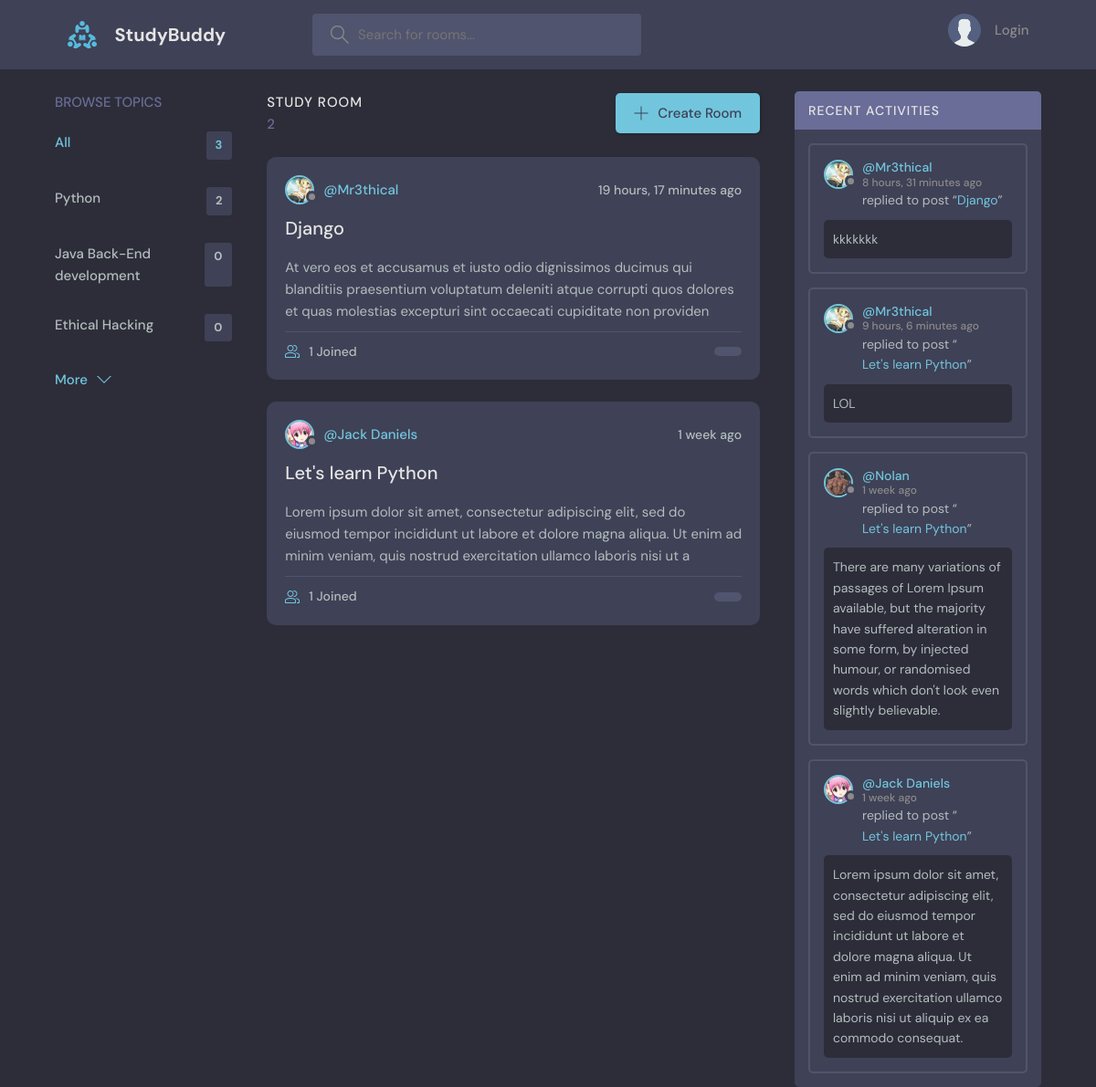
The page / on the database its author committed.
### base/models.py (models this page shows, shortened)
class Topic(models.Model):
    name = models.CharField(max_length=100)

class Room(models.Model):
    name = models.CharField(max_length=100)
    host = models.ForeignKey(get_user_model(), on_delete=models.SET_NULL, null=True)
    topics = models.ForeignKey(Topic, on_delete=models.CASCADE)
    description = models.TextField(null=True, blank=True)
    participants = models.ManyToManyField(get_user_model(), related_name='participants', blank=True)
    updated = models.DateTimeField(auto_now=True)
    created = models.DateTimeField(auto_now_add=True)
    class Meta:
        ordering = ['-updated', '-created']
    def __str__(self):
        return self.name

class CustomUser(AbstractBaseUser, PermissionsMixin):
    email = models.EmailField(unique=True)
    username = models.CharField(max_length=100, unique=True)
    bio = models.TextField(null=True)
    avatar = models.ImageField(null=True, default='avatar.svg')
    is_staff = models.BooleanField(default=False)
    is_active = models.BooleanField(default=True)
    objects = CustomUserManager()
    USERNAME_FIELD = 'email'
    REQUIRED_FIELDS = ['username']
    def __str__(self):
        return self.username

class Messages(models.Model):
    user = models.ForeignKey(get_user_model(), on_delete=models.CASCADE)
    room = models.ForeignKey(Room, on_delete=models.CASCADE)
    body = models.TextField()
    updated = models.DateTimeField(auto_now=True)
    created = models.DateTimeField(auto_now_add=True)
    class Meta:
        ordering = ['-updated', '-created']

### base/views.py (the view)
# urls.py: path('', views.home, name='home'),
def home(request):
    q = request.GET.get('q') if request.GET.get('q') else ''
    rooms = Room.objects.filter(
        Q(topics__name__icontains=q) |
        Q(name__icontains=q) |
        Q(description__icontains=q)
    )
    topics = Topic.objects.all()[0:5]
    topics_count = topics.count()
    rooms_count = rooms.count()
    msgs = Messages.objects.filter(Q(room__topics__name__icontains=q))[0:5]
    context = {'rooms': rooms, 'rooms_count': rooms_count, 'topics_count': topics_count, 'topics': topics, 'msgs': msgs}
    return render(request, 'base/index.html', context)

### base/templates/base/index.html (shortened to what this page needs)
{% extends 'main.html' %}
{% block content %}
    <main class="layout layout--3">
      <div class="container">
        {% include 'base/topics_component.html' %}
        <div class="roomList">
          <div class="roomList__header">
            <div>
              <h2>Study Room</h2>
              <p>{{rooms_count}}</p>
            </div>
            <a class="btn btn--main" href="{% url 'create-room' %}">
              <svg version="1.1" xmlns="http://www.w3.org/2000/svg" width="32" height="32" viewBox="0 0 32 32">
                <title>add</title>
                <path
                  d="M16.943 0.943h-1.885v14.115h-14.115v1.885h14.115v14.115h1.885v-14.115h14.115v-1.885h-14.115v-14.115z"
                ></path>
              </svg>
              Create Room
            </a>
          </div>
          {% include 'base/feed_component.html' %}
        </div>
        {% include 'base/activity_component.html' %}
      </div>
    </main>
{% endblock content %}

### base/templates/base/topics_component.html
<div class="topics">
    <div class="topics__header">
        <h2>Browse Topics</h2>
    </div>
    <ul class="topics__list">
        <li>
            <a href="{% url 'home' %}" class="active">All <span>{{topics_count}}</span></a>
        </li>
        {% for topic in topics %}
        <li>
            <a href="{% url 'home' %}?q={{topic.name}}">{{topic.name}} <span>{{topic.room_set.all.count}}</span></a>
        </li>
        {% endfor %}
    </ul>
    <a class="btn btn--link" href="{% url 'topics' %}">
        More
        <svg version="1.1" xmlns="http://www.w3.org/2000/svg" width="32" height="32" viewBox="0 0 32 32">
            <title>chevron-down</title>
            <path d="M16 21l-13-13h-3l16 16 16-16h-3l-13 13z"></path>
        </svg>
    </a>
</div>

### base/templates/base/feed_component.html (shortened to what this page needs)
{% for room in rooms %}
<div class="roomListRoom">
    <div class="roomListRoom__header">
        <a href="{% url 'user-profile' room.host.id %}" class="roomListRoom__author">
            <div class="avatar avatar--small">
                <img src="{{room.host.avatar.url}}" />
            </div>
            <span>@{{room.host.username}}</span>
        </a>
        <div class="roomListRoom__actions">
            <span>{{room.created|timesince}} ago</span>
        </div>
    </div>
    <div class="roomListRoom__content">
        <a href="{% url 'room' room.id %}">{{room.name}}</a>
        <p>{{room.description}}</p>
    </div>
    <div class="roomListRoom__meta">
        <a href="{% url 'room' room.id %}" class="roomListRoom__joined">
            {{room.participants.all.count}} Joined
        </a>
        <p class="roomListRoom__topic">{{room.topic}}</p>
    </div>
</div>
{% endfor %}

### base/templates/base/activity_component.html (shortened to what this page needs)
<div class="activities">
    <div class="activities__header">
        <h2>Recent Activities</h2>
    </div>
    {% for msg in msgs %}
    <div class="activities__box">
        <div class="activities__boxHeader roomListRoom__header">
            <a href="{% url 'user-profile' msg.user.id %}" class="roomListRoom__author">
                <div class="avatar avatar--small">
                    <img src="{{msg.user.avatar.url}}" />
                </div>
                <p>
                  @{{msg.user}}
                  <span>{{msg.created|timesince}} ago</span>
                </p>
            </a>
        </div>
        <div class="activities__boxContent">
            <p>replied to post “<a href="{% url 'room' msg.room.id %}">{{msg.room}}</a>”</p>
            <div class="activities__boxRoomContent">
                {{msg.body}}
            </div>
        </div>
    </div>
    {% endfor %}
</div>

### rows shown on the page
Topic: name "Python", room_set.all.count "2"
Topic: name "Java Back-End development", room_set.all.count "0"
Topic: name "Ethical Hacking", room_set.all.count "0"
Room: host.avatar (picture), host.username "Mr3thical", created "19 hours, 17 minutes", name "Django", description "At vero eos et accusamus et iusto odio dignissimos ducimus qui blanditiis praesentium voluptatum deleniti atque corrupti quos dolores et quas molestias excepturi sint occaecati cupiditate non providen", participants.all.count "1"
Room: host.avatar (picture), host.username "Jack Daniels", created "1 week", name "Let's learn Python", description "Lorem ipsum dolor sit amet, consectetur adipiscing elit, sed do eiusmod tempor incididunt ut labore et dolore magna aliqua. Ut enim ad minim veniam, quis nostrud exercitation ullamco laboris nisi ut a", participants.all.count "1"
Messages: user.avatar (picture), user "Mr3thical", created "8 hours, 31 minutes", room "Django", body "kkkkkkk"
Messages: user.avatar (picture), user "Mr3thical", created "9 hours, 6 minutes", room "Let's learn Python", body "LOL"
Messages: user.avatar (picture), user "Nolan", created "1 week", room "Let's learn Python", body "There are many variations of passages of Lorem Ipsum available, but the majority have suffered alteration in some form, by injected humour, or randomised words which don't look even slightly believable."
Messages: user.avatar (picture), user "Jack Daniels", created "1 week", room "Let's learn Python", body "Lorem ipsum dolor sit amet, consectetur adipiscing elit, sed do eiusmod tempor incididunt ut labore et dolore magna aliqua. Ut enim ad minim veniam, quis nostrud exercitation ullamco laboris nisi ut aliquip ex ea commodo consequat."

### other values the page prints
{{ topics_count }} "3"
{{ rooms_count }} "2"
